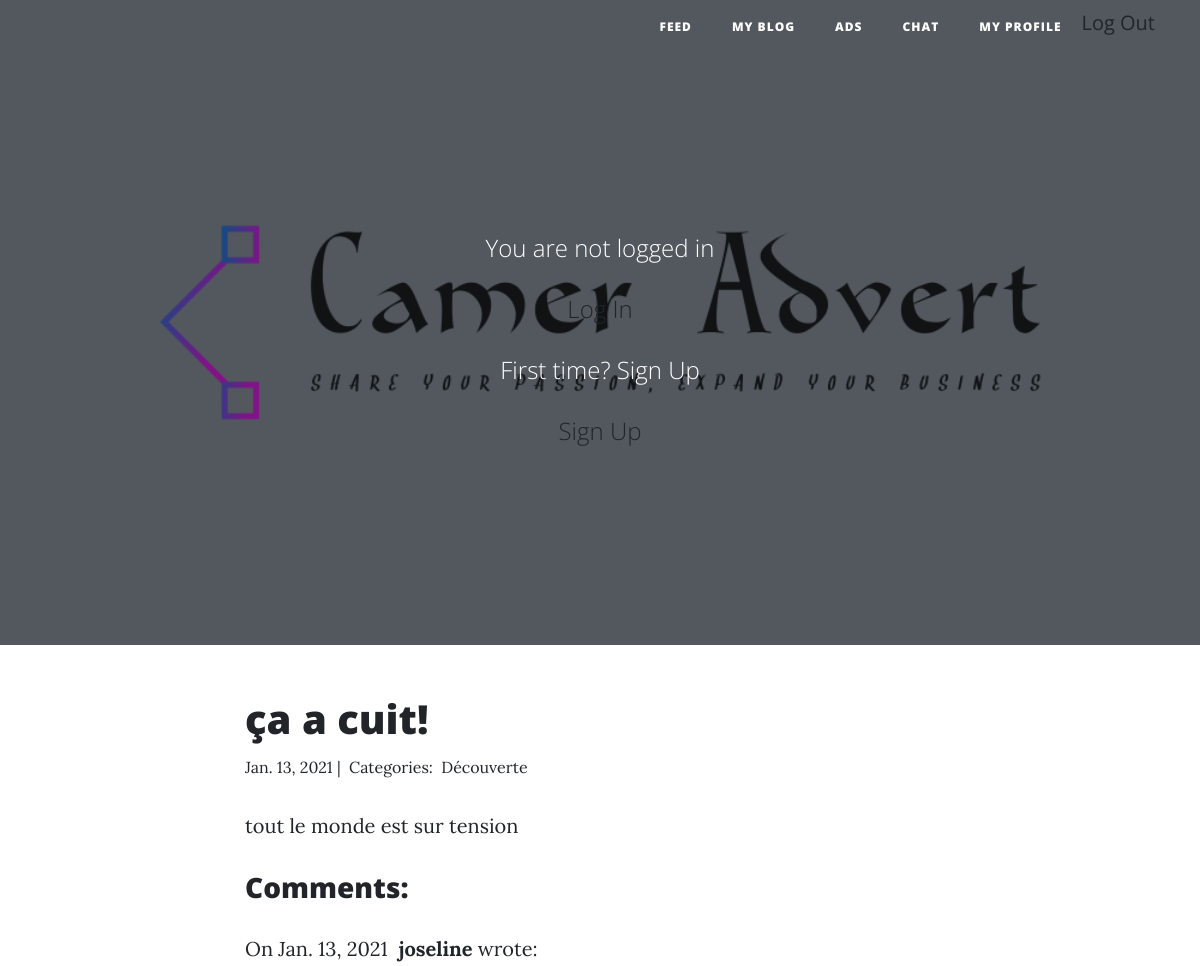
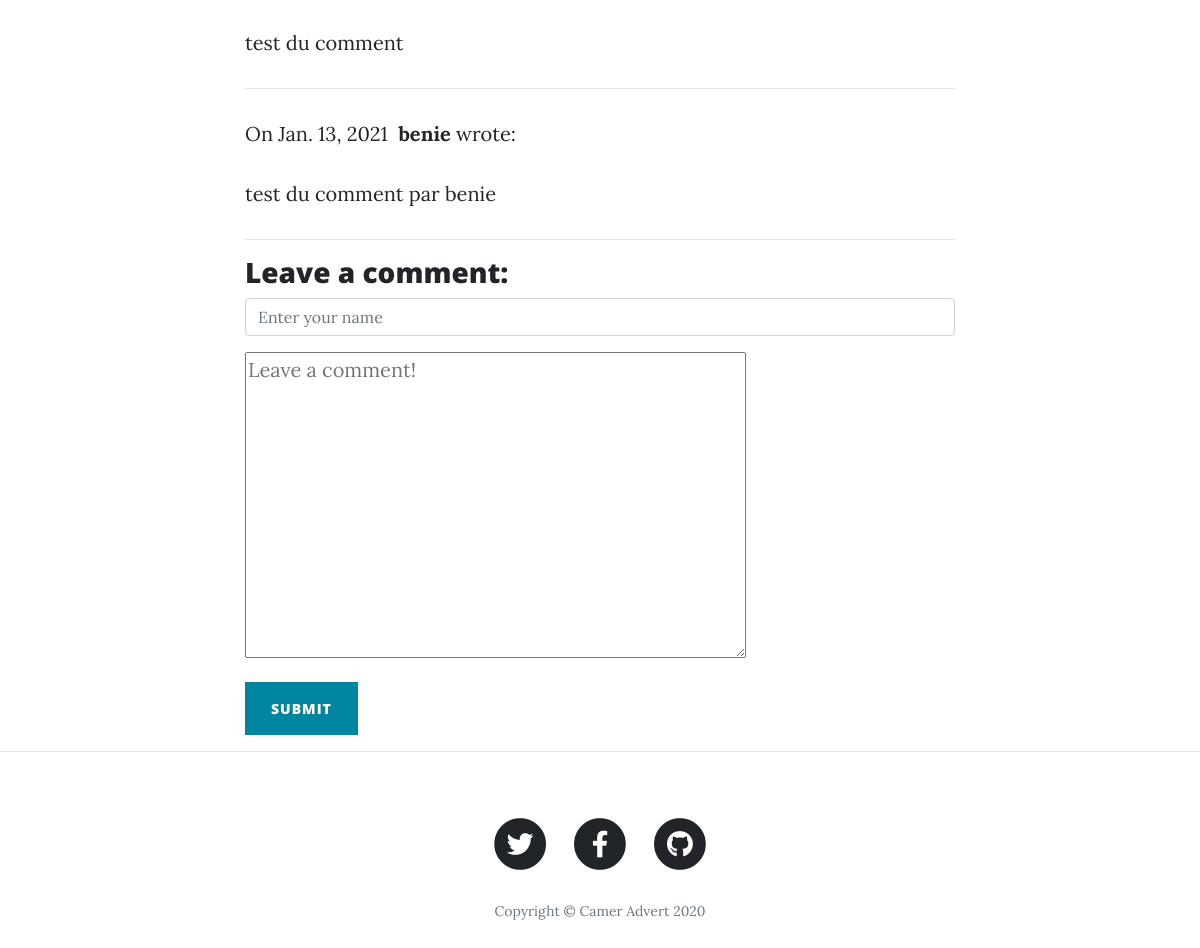
Screenshot of /blog/details/5 with the database file from the repository (2 pictures, top to bottom).
### blog/models.py (models this page shows, shortened)
class Post(models.Model):
    title = models.CharField(max_length=300)
    body = models.TextField()
    imagepost = models.ImageField(upload_to='upload/', blank=True, null=True)
    created_on = models.DateTimeField(auto_now=True)
    last_modified = models.DateTimeField(auto_now=True)
    likes = models.ManyToManyField(User, related_name='post_likes', blank=True)
    categories = models.ManyToManyField('Category', related_name='posts')
    creator = models.ForeignKey(Profile, related_name='post_creator', on_delete=models.CASCADE, null=True)

class Category(models.Model):
    name = models.CharField(max_length=20)

class Comment(models.Model):
    author = models.CharField(max_length=50)
    body = models.TextField()
    created_on = models.DateTimeField(auto_now_add=True)
    post = models.ForeignKey('Post', on_delete=models.CASCADE, related_name='comments')

### blog/views.py (the view)
# urls.py: path('details/<int:id>', views.details, name='details'),
def details(request, id):
    post = Post.objects.get(id=id)
    form = CommentForm()
    if request.method == 'POST':
        form = CommentForm(request.POST)
        if form.is_valid():
            comment = Comment(author=form.cleaned_data["author"], body=form.cleaned_data["body"], post=post)
            comment.save()
    comments = Comment.objects.filter(post=post)
    context = {'post': post,
               'comments': comments,
               'form': form}
    return  render(request, 'details.html', context)

### blog/forms.py
class CommentForm(forms.Form):
    author = forms.CharField(max_length=50, widget=forms.TextInput(attrs={'class': "form-control",
                                                                          'placeholder': "Enter your name"}))
    body = forms.CharField(widget=forms.Textarea(attrs={'class': "class-control", 'placeholder': "Leave a comment!"}))

### templates/details.html (shortened to what this page needs)
{% extends "base.html" %}
{% block content %}
<div class="col-md-8 offset-md-2">
    <h1>{{ post.title }}</h1>
    <small>
        {{ post.created_on.date }} |&nbsp;
        Categories:&nbsp;
        {% for category in post.categories.all %}
        <a href="{% url 'category' category.name %}">
            {{ category.name }}
        </a>&nbsp;
        {% endfor %}
    </small>
    <p>{{ post.body | linebreaks }}</p>
    <h3>Comments:</h3>
    {% for comment in comments %}
    <p>
        On {{comment.created_on.date }}&nbsp;
        <b>{{ comment.author }}</b> wrote:
    </p>
    <p>{{ comment.body }}</p>
    <hr>
    {% endfor %}
    <h3>Leave a comment:</h3>
    <form action="{% url 'details' post.id %}" method="post">
        <div class="form-group">
            {{ form.author }}
        </div>
        <div class="form-group">
            {{ form.body }}
        </div>
        <button type="submit" class="btn btn-primary">Submit</button>
    </form>
</div>
{% endblock %}

### rows the page displays
Post: title "ça a cuit!", created_on "Jan. 13, 2021", body "tout le monde est sur tension"
Category: name "Découverte"
Comment: created_on "Jan. 13, 2021", author "joseline", body "test du comment"
Comment: created_on "Jan. 13, 2021", author "benie", body "test du comment par benie"
